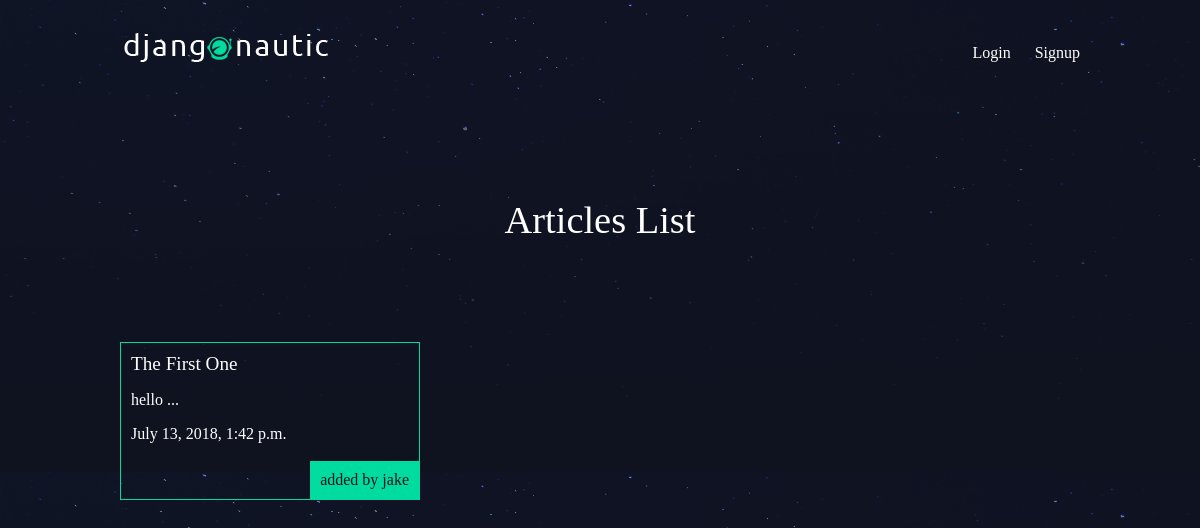
/articles/, run on an earlier commit of the app's database.
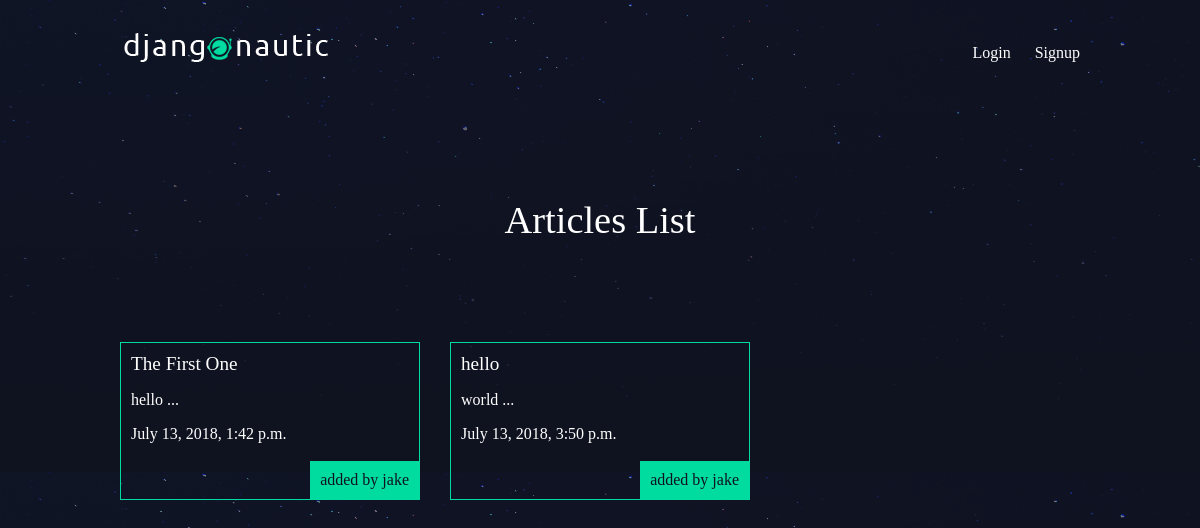
And on a later commit of the database.
### articles/models.py (models this page shows, shortened)
class Article(models.Model):
    title = models.CharField(max_length=100)
    slug = models.SlugField()
    body = models.TextField()
    date = models.DateTimeField(auto_now_add=True)
    thumb = models.ImageField(default='default.png', blank=True)
    author = models.ForeignKey(User, on_delete=models.CASCADE, default=None)
    def snippet(self):
        return self.body[:50] + ' ...'

### articles/views.py (the view)
# urls.py: path('', views.article_list, name='list'),
def article_list(request):
    articles = Article.objects.all().order_by('date')
    return render(request, 'articles/article_list.html', {'articles':articles})

### articles/templates/articles/article_list.html
{% extends 'base_layout.html' %}
{% block content %}
    <h1>Articles List</h1>
    <div class="articles">
    {% for article in articles %}
        <div class="article">
            <h2><a href="{% url 'articles:detail' slug=article.slug %}">{{ article.title }}</a></h2>
            <p>{{ article.snippet }}</p>
            <p>{{ article.date }}</p>
            <p class="author">added by {{ article.author.username }}</p>
        </div>
    {% endfor %}
    </div>
{% endblock %}

What changed in the data, as far as the page shows it:
added Article: title "hello", snippet "world ...", date "July 13, 2018, 3:50 p.m.", author.username "jake"
